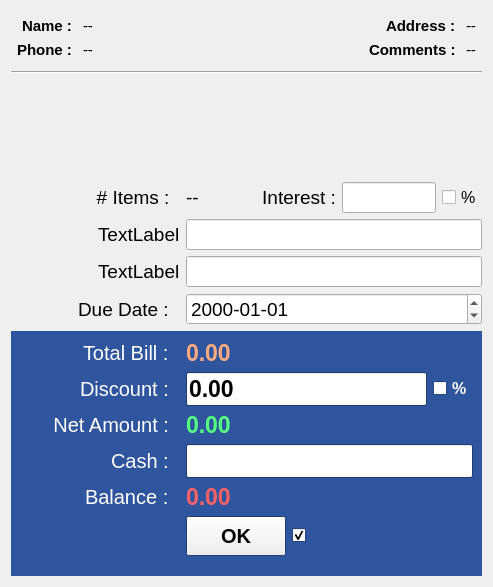
<?xml version="1.0" encoding="UTF-8"?>
<ui version="4.0">
 <class>SinglePaymentWidget</class>
 <widget class="QWidget" name="SinglePaymentWidget">
  <property name="geometry">
   <rect>
    <x>0</x>
    <y>0</y>
    <width>493</width>
    <height>587</height>
   </rect>
  </property>
  <property name="windowTitle">
   <string>Form</string>
  </property>
  <layout class="QVBoxLayout" name="verticalLayout">
   <item>
    <widget class="QWidget" name="widget_2" native="true">
     <property name="sizePolicy">
      <sizepolicy hsizetype="Preferred" vsizetype="Maximum">
       <horstretch>0</horstretch>
       <verstretch>0</verstretch>
      </sizepolicy>
     </property>
     <property name="autoFillBackground">
      <bool>true</bool>
     </property>
     <layout class="QHBoxLayout" name="horizontalLayout">
      <property name="leftMargin">
       <number>0</number>
      </property>
      <property name="topMargin">
       <number>0</number>
      </property>
      <property name="rightMargin">
       <number>0</number>
      </property>
      <property name="bottomMargin">
       <number>0</number>
      </property>
      <item>
       <layout class="QHBoxLayout" name="horizontalLayout_3">
        <property name="spacing">
         <number>6</number>
        </property>
        <property name="leftMargin">
         <number>6</number>
        </property>
        <property name="topMargin">
         <number>6</number>
        </property>
        <property name="rightMargin">
         <number>6</number>
        </property>
        <property name="bottomMargin">
         <number>6</number>
        </property>
        <item>
         <layout class="QFormLayout" name="formLayout_4">
          <property name="labelAlignment">
           <set>Qt::AlignRight|Qt::AlignTrailing|Qt::AlignVCenter</set>
          </property>
          <item row="0" column="0">
           <widget class="QLabel" name="label">
            <property name="font">
             <font>
              <pointsize>11</pointsize>
              <weight>75</weight>
              <italic>false</italic>
              <bold>true</bold>
             </font>
            </property>
            <property name="text">
             <string>Name : </string>
            </property>
           </widget>
          </item>
          <item row="0" column="1">
           <widget class="QLabel" name="nameText">
            <property name="font">
             <font>
              <pointsize>11</pointsize>
              <weight>50</weight>
              <bold>false</bold>
             </font>
            </property>
            <property name="text">
             <string>--</string>
            </property>
           </widget>
          </item>
          <item row="1" column="0">
           <widget class="QLabel" name="label_7">
            <property name="font">
             <font>
              <pointsize>11</pointsize>
              <weight>75</weight>
              <italic>false</italic>
              <bold>true</bold>
             </font>
            </property>
            <property name="text">
             <string>Phone : </string>
            </property>
           </widget>
          </item>
          <item row="1" column="1">
           <widget class="QLabel" name="phoneText">
            <property name="font">
             <font>
              <pointsize>11</pointsize>
              <weight>50</weight>
              <bold>false</bold>
             </font>
            </property>
            <property name="text">
             <string>--</string>
            </property>
           </widget>
          </item>
         </layout>
        </item>
        <item>
         <spacer name="horizontalSpacer_3">
          <property name="orientation">
           <enum>Qt::Horizontal</enum>
          </property>
          <property name="sizeHint" stdset="0">
           <size>
            <width>40</width>
            <height>20</height>
           </size>
          </property>
         </spacer>
        </item>
        <item>
         <layout class="QFormLayout" name="formLayout_3">
          <property name="labelAlignment">
           <set>Qt::AlignRight|Qt::AlignTrailing|Qt::AlignVCenter</set>
          </property>
          <item row="0" column="0">
           <widget class="QLabel" name="label_10">
            <property name="font">
             <font>
              <pointsize>11</pointsize>
              <weight>75</weight>
              <italic>false</italic>
              <bold>true</bold>
             </font>
            </property>
            <property name="text">
             <string>Address : </string>
            </property>
           </widget>
          </item>
          <item row="0" column="1">
           <widget class="QLabel" name="addressText">
            <property name="font">
             <font>
              <pointsize>11</pointsize>
              <weight>50</weight>
              <bold>false</bold>
             </font>
            </property>
            <property name="text">
             <string>--</string>
            </property>
            <property name="wordWrap">
             <bool>true</bool>
            </property>
           </widget>
          </item>
          <item row="1" column="0">
           <widget class="QLabel" name="label_8">
            <property name="font">
             <font>
              <pointsize>11</pointsize>
              <weight>75</weight>
              <italic>false</italic>
              <bold>true</bold>
             </font>
            </property>
            <property name="text">
             <string>Comments : </string>
            </property>
           </widget>
          </item>
          <item row="1" column="1">
           <widget class="QLabel" name="commentsText">
            <property name="sizePolicy">
             <sizepolicy hsizetype="Preferred" vsizetype="Expanding">
              <horstretch>0</horstretch>
              <verstretch>0</verstretch>
             </sizepolicy>
            </property>
            <property name="font">
             <font>
              <pointsize>11</pointsize>
              <weight>50</weight>
              <bold>false</bold>
             </font>
            </property>
            <property name="text">
             <string>--</string>
            </property>
            <property name="wordWrap">
             <bool>true</bool>
            </property>
           </widget>
          </item>
         </layout>
        </item>
       </layout>
      </item>
     </layout>
    </widget>
   </item>
   <item>
    <widget class="Line" name="line">
     <property name="orientation">
      <enum>Qt::Horizontal</enum>
     </property>
    </widget>
   </item>
   <item>
    <layout class="QHBoxLayout" name="horizontalLayout_4">
     <item>
      <widget class="QToolButton" name="cashBtn">
       <property name="sizePolicy">
        <sizepolicy hsizetype="Fixed" vsizetype="Fixed">
         <horstretch>0</horstretch>
         <verstretch>0</verstretch>
        </sizepolicy>
       </property>
       <property name="minimumSize">
        <size>
         <width>80</width>
         <height>80</height>
        </size>
       </property>
       <property name="maximumSize">
        <size>
         <width>80</width>
         <height>80</height>
        </size>
       </property>
       <property name="font">
        <font>
         <weight>75</weight>
         <bold>true</bold>
        </font>
       </property>
       <property name="text">
        <string/>
       </property>
       <property name="checkable">
        <bool>true</bool>
       </property>
       <property name="toolButtonStyle">
        <enum>Qt::ToolButtonTextUnderIcon</enum>
       </property>
       <property name="autoRaise">
        <bool>true</bool>
       </property>
      </widget>
     </item>
     <item>
      <widget class="QToolButton" name="creditBtn">
       <property name="sizePolicy">
        <sizepolicy hsizetype="Fixed" vsizetype="Fixed">
         <horstretch>0</horstretch>
         <verstretch>0</verstretch>
        </sizepolicy>
       </property>
       <property name="minimumSize">
        <size>
         <width>80</width>
         <height>80</height>
        </size>
       </property>
       <property name="maximumSize">
        <size>
         <width>80</width>
         <height>80</height>
        </size>
       </property>
       <property name="font">
        <font>
         <weight>75</weight>
         <bold>true</bold>
        </font>
       </property>
       <property name="text">
        <string/>
       </property>
       <property name="checkable">
        <bool>true</bool>
       </property>
       <property name="toolButtonStyle">
        <enum>Qt::ToolButtonTextUnderIcon</enum>
       </property>
       <property name="autoRaise">
        <bool>true</bool>
       </property>
      </widget>
     </item>
     <item>
      <widget class="QToolButton" name="chequeBtn">
       <property name="sizePolicy">
        <sizepolicy hsizetype="Fixed" vsizetype="Fixed">
         <horstretch>0</horstretch>
         <verstretch>0</verstretch>
        </sizepolicy>
       </property>
       <property name="minimumSize">
        <size>
         <width>80</width>
         <height>80</height>
        </size>
       </property>
       <property name="maximumSize">
        <size>
         <width>80</width>
         <height>80</height>
        </size>
       </property>
       <property name="font">
        <font>
         <weight>75</weight>
         <bold>true</bold>
        </font>
       </property>
       <property name="text">
        <string/>
       </property>
       <property name="checkable">
        <bool>true</bool>
       </property>
       <property name="toolButtonStyle">
        <enum>Qt::ToolButtonTextUnderIcon</enum>
       </property>
       <property name="autoRaise">
        <bool>true</bool>
       </property>
      </widget>
     </item>
     <item>
      <widget class="QToolButton" name="creditCardBtn">
       <property name="sizePolicy">
        <sizepolicy hsizetype="Minimum" vsizetype="Minimum">
         <horstretch>0</horstretch>
         <verstretch>0</verstretch>
        </sizepolicy>
       </property>
       <property name="minimumSize">
        <size>
         <width>80</width>
         <height>80</height>
        </size>
       </property>
       <property name="maximumSize">
        <size>
         <width>80</width>
         <height>80</height>
        </size>
       </property>
       <property name="font">
        <font>
         <weight>75</weight>
         <bold>true</bold>
        </font>
       </property>
       <property name="text">
        <string/>
       </property>
       <property name="checkable">
        <bool>true</bool>
       </property>
       <property name="toolButtonStyle">
        <enum>Qt::ToolButtonTextUnderIcon</enum>
       </property>
       <property name="autoRaise">
        <bool>true</bool>
       </property>
      </widget>
     </item>
     <item>
      <widget class="QToolButton" name="loyalityCardBtn">
       <property name="sizePolicy">
        <sizepolicy hsizetype="Minimum" vsizetype="Minimum">
         <horstretch>0</horstretch>
         <verstretch>0</verstretch>
        </sizepolicy>
       </property>
       <property name="minimumSize">
        <size>
         <width>80</width>
         <height>80</height>
        </size>
       </property>
       <property name="maximumSize">
        <size>
         <width>80</width>
         <height>80</height>
        </size>
       </property>
       <property name="font">
        <font>
         <weight>75</weight>
         <bold>true</bold>
        </font>
       </property>
       <property name="text">
        <string/>
       </property>
       <property name="checkable">
        <bool>true</bool>
       </property>
       <property name="toolButtonStyle">
        <enum>Qt::ToolButtonTextUnderIcon</enum>
       </property>
       <property name="autoRaise">
        <bool>true</bool>
       </property>
      </widget>
     </item>
    </layout>
   </item>
   <item>
    <spacer name="verticalSpacer">
     <property name="orientation">
      <enum>Qt::Vertical</enum>
     </property>
     <property name="sizeType">
      <enum>QSizePolicy::Fixed</enum>
     </property>
     <property name="sizeHint" stdset="0">
      <size>
       <width>20</width>
       <height>16</height>
      </size>
     </property>
    </spacer>
   </item>
   <item>
    <layout class="QFormLayout" name="formLayout_2">
     <property name="labelAlignment">
      <set>Qt::AlignRight|Qt::AlignTrailing|Qt::AlignVCenter</set>
     </property>
     <item row="0" column="0">
      <widget class="QLabel" name="label_3">
       <property name="sizePolicy">
        <sizepolicy hsizetype="Expanding" vsizetype="Preferred">
         <horstretch>0</horstretch>
         <verstretch>0</verstretch>
        </sizepolicy>
       </property>
       <property name="minimumSize">
        <size>
         <width>169</width>
         <height>0</height>
        </size>
       </property>
       <property name="font">
        <font>
         <pointsize>14</pointsize>
        </font>
       </property>
       <property name="text">
        <string># Items :  </string>
       </property>
       <property name="alignment">
        <set>Qt::AlignRight|Qt::AlignTrailing|Qt::AlignVCenter</set>
       </property>
      </widget>
     </item>
     <item row="0" column="1">
      <layout class="QHBoxLayout" name="horizontalLayout_6">
       <item>
        <widget class="QLabel" name="noOfItemsLbl">
         <property name="sizePolicy">
          <sizepolicy hsizetype="MinimumExpanding" vsizetype="Preferred">
           <horstretch>0</horstretch>
           <verstretch>0</verstretch>
          </sizepolicy>
         </property>
         <property name="minimumSize">
          <size>
           <width>70</width>
           <height>0</height>
          </size>
         </property>
         <property name="maximumSize">
          <size>
           <width>70</width>
           <height>16777215</height>
          </size>
         </property>
         <property name="font">
          <font>
           <pointsize>14</pointsize>
          </font>
         </property>
         <property name="text">
          <string>--</string>
         </property>
        </widget>
       </item>
       <item>
        <widget class="QLabel" name="label_4">
         <property name="font">
          <font>
           <pointsize>14</pointsize>
          </font>
         </property>
         <property name="text">
          <string>Interest :</string>
         </property>
         <property name="alignment">
          <set>Qt::AlignRight|Qt::AlignTrailing|Qt::AlignVCenter</set>
         </property>
        </widget>
       </item>
       <item>
        <layout class="QHBoxLayout" name="horizontalLayout_7">
         <item>
          <widget class="QLineEdit" name="lineEdit">
           <property name="font">
            <font>
             <pointsize>14</pointsize>
            </font>
           </property>
          </widget>
         </item>
         <item>
          <widget class="QCheckBox" name="interestPercentageCB">
           <property name="font">
            <font>
             <pointsize>12</pointsize>
            </font>
           </property>
           <property name="text">
            <string>%</string>
           </property>
          </widget>
         </item>
        </layout>
       </item>
      </layout>
     </item>
     <item row="1" column="0">
      <widget class="QLabel" name="lbl1">
       <property name="sizePolicy">
        <sizepolicy hsizetype="Expanding" vsizetype="Preferred">
         <horstretch>0</horstretch>
         <verstretch>0</verstretch>
        </sizepolicy>
       </property>
       <property name="minimumSize">
        <size>
         <width>0</width>
         <height>0</height>
        </size>
       </property>
       <property name="font">
        <font>
         <pointsize>14</pointsize>
        </font>
       </property>
       <property name="text">
        <string>TextLabel</string>
       </property>
      </widget>
     </item>
     <item row="1" column="1">
      <widget class="QLineEdit" name="txt1">
       <property name="sizePolicy">
        <sizepolicy hsizetype="MinimumExpanding" vsizetype="Fixed">
         <horstretch>0</horstretch>
         <verstretch>0</verstretch>
        </sizepolicy>
       </property>
       <property name="font">
        <font>
         <pointsize>14</pointsize>
        </font>
       </property>
      </widget>
     </item>
     <item row="2" column="0">
      <widget class="QLabel" name="lbl2">
       <property name="sizePolicy">
        <sizepolicy hsizetype="Expanding" vsizetype="Preferred">
         <horstretch>0</horstretch>
         <verstretch>0</verstretch>
        </sizepolicy>
       </property>
       <property name="font">
        <font>
         <pointsize>14</pointsize>
        </font>
       </property>
       <property name="text">
        <string>TextLabel</string>
       </property>
      </widget>
     </item>
     <item row="2" column="1">
      <widget class="QLineEdit" name="txt2">
       <property name="sizePolicy">
        <sizepolicy hsizetype="MinimumExpanding" vsizetype="Fixed">
         <horstretch>0</horstretch>
         <verstretch>0</verstretch>
        </sizepolicy>
       </property>
       <property name="font">
        <font>
         <pointsize>14</pointsize>
        </font>
       </property>
      </widget>
     </item>
     <item row="3" column="0">
      <widget class="QLabel" name="dateLbl">
       <property name="sizePolicy">
        <sizepolicy hsizetype="Expanding" vsizetype="Preferred">
         <horstretch>0</horstretch>
         <verstretch>0</verstretch>
        </sizepolicy>
       </property>
       <property name="font">
        <font>
         <pointsize>14</pointsize>
        </font>
       </property>
       <property name="text">
        <string>Due Date :  </string>
       </property>
      </widget>
     </item>
     <item row="3" column="1">
      <widget class="QDateEdit" name="dateEdit">
       <property name="sizePolicy">
        <sizepolicy hsizetype="MinimumExpanding" vsizetype="Fixed">
         <horstretch>0</horstretch>
         <verstretch>0</verstretch>
        </sizepolicy>
       </property>
       <property name="font">
        <font>
         <pointsize>14</pointsize>
        </font>
       </property>
       <property name="displayFormat">
        <string>yyyy-MM-dd</string>
       </property>
      </widget>
     </item>
    </layout>
   </item>
   <item>
    <widget class="QWidget" name="widget" native="true">
     <property name="sizePolicy">
      <sizepolicy hsizetype="Preferred" vsizetype="Expanding">
       <horstretch>0</horstretch>
       <verstretch>0</verstretch>
      </sizepolicy>
     </property>
     <property name="palette">
      <palette>
       <active>
        <colorrole role="Base">
         <brush brushstyle="SolidPattern">
          <color alpha="255">
           <red>255</red>
           <green>255</green>
           <blue>255</blue>
          </color>
         </brush>
        </colorrole>
        <colorrole role="Window">
         <brush brushstyle="SolidPattern">
          <color alpha="255">
           <red>46</red>
           <green>85</green>
           <blue>157</blue>
          </color>
         </brush>
        </colorrole>
       </active>
       <inactive>
        <colorrole role="Base">
         <brush brushstyle="SolidPattern">
          <color alpha="255">
           <red>255</red>
           <green>255</green>
           <blue>255</blue>
          </color>
         </brush>
        </colorrole>
        <colorrole role="Window">
         <brush brushstyle="SolidPattern">
          <color alpha="255">
           <red>46</red>
           <green>85</green>
           <blue>157</blue>
          </color>
         </brush>
        </colorrole>
       </inactive>
       <disabled>
        <colorrole role="Base">
         <brush brushstyle="SolidPattern">
          <color alpha="255">
           <red>46</red>
           <green>85</green>
           <blue>157</blue>
          </color>
         </brush>
        </colorrole>
        <colorrole role="Window">
         <brush brushstyle="SolidPattern">
          <color alpha="255">
           <red>46</red>
           <green>85</green>
           <blue>157</blue>
          </color>
         </brush>
        </colorrole>
       </disabled>
      </palette>
     </property>
     <property name="autoFillBackground">
      <bool>true</bool>
     </property>
     <layout class="QFormLayout" name="formLayout">
      <property name="labelAlignment">
       <set>Qt::AlignRight|Qt::AlignTrailing|Qt::AlignVCenter</set>
      </property>
      <item row="0" column="0">
       <widget class="QLabel" name="label_5">
        <property name="palette">
         <palette>
          <active>
           <colorrole role="WindowText">
            <brush brushstyle="SolidPattern">
             <color alpha="255">
              <red>255</red>
              <green>255</green>
              <blue>255</blue>
             </color>
            </brush>
           </colorrole>
          </active>
          <inactive>
           <colorrole role="WindowText">
            <brush brushstyle="SolidPattern">
             <color alpha="255">
              <red>255</red>
              <green>255</green>
              <blue>255</blue>
             </color>
            </brush>
           </colorrole>
          </inactive>
          <disabled>
           <colorrole role="WindowText">
            <brush brushstyle="SolidPattern">
             <color alpha="255">
              <red>120</red>
              <green>120</green>
              <blue>120</blue>
             </color>
            </brush>
           </colorrole>
          </disabled>
         </palette>
        </property>
        <property name="font">
         <font>
          <pointsize>15</pointsize>
         </font>
        </property>
        <property name="text">
         <string>Total Bill :  </string>
        </property>
       </widget>
      </item>
      <item row="0" column="1">
       <widget class="QLabel" name="totalBillLbl">
        <property name="palette">
         <palette>
          <active>
           <colorrole role="WindowText">
            <brush brushstyle="SolidPattern">
             <color alpha="255">
              <red>255</red>
              <green>170</green>
              <blue>127</blue>
             </color>
            </brush>
           </colorrole>
          </active>
          <inactive>
           <colorrole role="WindowText">
            <brush brushstyle="SolidPattern">
             <color alpha="255">
              <red>255</red>
              <green>170</green>
              <blue>127</blue>
             </color>
            </brush>
           </colorrole>
          </inactive>
          <disabled>
           <colorrole role="WindowText">
            <brush brushstyle="SolidPattern">
             <color alpha="255">
              <red>120</red>
              <green>120</green>
              <blue>120</blue>
             </color>
            </brush>
           </colorrole>
          </disabled>
         </palette>
        </property>
        <property name="font">
         <font>
          <pointsize>17</pointsize>
          <weight>75</weight>
          <bold>true</bold>
         </font>
        </property>
        <property name="text">
         <string>0.00</string>
        </property>
       </widget>
      </item>
      <item row="1" column="0">
       <widget class="QLabel" name="label_11">
        <property name="palette">
         <palette>
          <active>
           <colorrole role="WindowText">
            <brush brushstyle="SolidPattern">
             <color alpha="255">
              <red>255</red>
              <green>255</green>
              <blue>255</blue>
             </color>
            </brush>
           </colorrole>
          </active>
          <inactive>
           <colorrole role="WindowText">
            <brush brushstyle="SolidPattern">
             <color alpha="255">
              <red>255</red>
              <green>255</green>
              <blue>255</blue>
             </color>
            </brush>
           </colorrole>
          </inactive>
          <disabled>
           <colorrole role="WindowText">
            <brush brushstyle="SolidPattern">
             <color alpha="255">
              <red>120</red>
              <green>120</green>
              <blue>120</blue>
             </color>
            </brush>
           </colorrole>
          </disabled>
         </palette>
        </property>
        <property name="font">
         <font>
          <pointsize>15</pointsize>
          <weight>50</weight>
          <bold>false</bold>
         </font>
        </property>
        <property name="text">
         <string>Discount :  </string>
        </property>
       </widget>
      </item>
      <item row="1" column="1">
       <layout class="QHBoxLayout" name="horizontalLayout_5">
        <item>
         <widget class="QLineEdit" name="discountText">
          <property name="palette">
           <palette>
            <active>
             <colorrole role="Text">
              <brush brushstyle="SolidPattern">
               <color alpha="255">
                <red>0</red>
                <green>0</green>
                <blue>0</blue>
               </color>
              </brush>
             </colorrole>
             <colorrole role="Base">
              <brush brushstyle="SolidPattern">
               <color alpha="255">
                <red>255</red>
                <green>255</green>
                <blue>255</blue>
               </color>
              </brush>
             </colorrole>
            </active>
            <inactive>
             <colorrole role="Text">
              <brush brushstyle="SolidPattern">
               <color alpha="255">
                <red>0</red>
                <green>0</green>
                <blue>0</blue>
               </color>
              </brush>
             </colorrole>
             <colorrole role="Base">
              <brush brushstyle="SolidPattern">
               <color alpha="255">
                <red>255</red>
                <green>255</green>
                <blue>255</blue>
               </color>
              </brush>
             </colorrole>
            </inactive>
            <disabled>
             <colorrole role="Text">
              <brush brushstyle="SolidPattern">
               <color alpha="255">
                <red>120</red>
                <green>120</green>
                <blue>120</blue>
               </color>
              </brush>
             </colorrole>
             <colorrole role="Base">
              <brush brushstyle="SolidPattern">
               <color alpha="255">
                <red>0</red>
                <green>0</green>
                <blue>0</blue>
               </color>
              </brush>
             </colorrole>
            </disabled>
           </palette>
          </property>
          <property name="font">
           <font>
            <pointsize>17</pointsize>
            <weight>75</weight>
            <bold>true</bold>
           </font>
          </property>
          <property name="text">
           <string>0.00</string>
          </property>
         </widget>
        </item>
        <item>
         <widget class="QCheckBox" name="percentageCB">
          <property name="palette">
           <palette>
            <active>
             <colorrole role="WindowText">
              <brush brushstyle="SolidPattern">
               <color alpha="255">
                <red>255</red>
                <green>255</green>
                <blue>255</blue>
               </color>
              </brush>
             </colorrole>
            </active>
            <inactive>
             <colorrole role="WindowText">
              <brush brushstyle="SolidPattern">
               <color alpha="255">
                <red>255</red>
                <green>255</green>
                <blue>255</blue>
               </color>
              </brush>
             </colorrole>
            </inactive>
            <disabled>
             <colorrole role="WindowText">
              <brush brushstyle="SolidPattern">
               <color alpha="255">
                <red>120</red>
                <green>120</green>
                <blue>120</blue>
               </color>
              </brush>
             </colorrole>
            </disabled>
           </palette>
          </property>
          <property name="font">
           <font>
            <pointsize>12</pointsize>
            <weight>75</weight>
            <bold>true</bold>
           </font>
          </property>
          <property name="text">
           <string>%</string>
          </property>
         </widget>
        </item>
       </layout>
      </item>
      <item row="2" column="0">
       <widget class="QLabel" name="label_2">
        <property name="minimumSize">
         <size>
          <width>160</width>
          <height>0</height>
         </size>
        </property>
        <property name="palette">
         <palette>
          <active>
           <colorrole role="WindowText">
            <brush brushstyle="SolidPattern">
             <color alpha="255">
              <red>255</red>
              <green>255</green>
              <blue>255</blue>
             </color>
            </brush>
           </colorrole>
           <colorrole role="Base">
            <brush brushstyle="SolidPattern">
             <color alpha="255">
              <red>255</red>
              <green>255</green>
              <blue>255</blue>
             </color>
            </brush>
           </colorrole>
           <colorrole role="Window">
            <brush brushstyle="SolidPattern">
             <color alpha="255">
              <red>0</red>
              <green>0</green>
              <blue>0</blue>
             </color>
            </brush>
           </colorrole>
          </active>
          <inactive>
           <colorrole role="WindowText">
            <brush brushstyle="SolidPattern">
             <color alpha="255">
              <red>255</red>
              <green>255</green>
              <blue>255</blue>
             </color>
            </brush>
           </colorrole>
           <colorrole role="Base">
            <brush brushstyle="SolidPattern">
             <color alpha="255">
              <red>255</red>
              <green>255</green>
              <blue>255</blue>
             </color>
            </brush>
           </colorrole>
           <colorrole role="Window">
            <brush brushstyle="SolidPattern">
             <color alpha="255">
              <red>0</red>
              <green>0</green>
              <blue>0</blue>
             </color>
            </brush>
           </colorrole>
          </inactive>
          <disabled>
           <colorrole role="WindowText">
            <brush brushstyle="SolidPattern">
             <color alpha="255">
              <red>120</red>
              <green>120</green>
              <blue>120</blue>
             </color>
            </brush>
           </colorrole>
           <colorrole role="Base">
            <brush brushstyle="SolidPattern">
             <color alpha="255">
              <red>0</red>
              <green>0</green>
              <blue>0</blue>
             </color>
            </brush>
           </colorrole>
           <colorrole role="Window">
            <brush brushstyle="SolidPattern">
             <color alpha="255">
              <red>0</red>
              <green>0</green>
              <blue>0</blue>
             </color>
            </brush>
           </colorrole>
          </disabled>
         </palette>
        </property>
        <property name="font">
         <font>
          <pointsize>15</pointsize>
          <weight>50</weight>
          <bold>false</bold>
         </font>
        </property>
        <property name="text">
         <string>Net Amount :  </string>
        </property>
        <property name="alignment">
         <set>Qt::AlignRight|Qt::AlignTrailing|Qt::AlignVCenter</set>
        </property>
       </widget>
      </item>
      <item row="2" column="1">
       <widget class="QLabel" name="netAmountLbl">
        <property name="palette">
         <palette>
          <active>
           <colorrole role="WindowText">
            <brush brushstyle="SolidPattern">
             <color alpha="255">
              <red>85</red>
              <green>255</green>
              <blue>127</blue>
             </color>
            </brush>
           </colorrole>
          </active>
          <inactive>
           <colorrole role="WindowText">
            <brush brushstyle="SolidPattern">
             <color alpha="255">
              <red>85</red>
              <green>255</green>
              <blue>127</blue>
             </color>
            </brush>
           </colorrole>
          </inactive>
          <disabled>
           <colorrole role="WindowText">
            <brush brushstyle="SolidPattern">
             <color alpha="255">
              <red>120</red>
              <green>120</green>
              <blue>120</blue>
             </color>
            </brush>
           </colorrole>
          </disabled>
         </palette>
        </property>
        <property name="font">
         <font>
          <pointsize>17</pointsize>
          <weight>75</weight>
          <bold>true</bold>
         </font>
        </property>
        <property name="text">
         <string>0.00</string>
        </property>
       </widget>
      </item>
      <item row="3" column="0">
       <widget class="QLabel" name="paymentType">
        <property name="palette">
         <palette>
          <active>
           <colorrole role="WindowText">
            <brush brushstyle="SolidPattern">
             <color alpha="255">
              <red>255</red>
              <green>255</green>
              <blue>255</blue>
             </color>
            </brush>
           </colorrole>
          </active>
          <inactive>
           <colorrole role="WindowText">
            <brush brushstyle="SolidPattern">
             <color alpha="255">
              <red>255</red>
              <green>255</green>
              <blue>255</blue>
             </color>
            </brush>
           </colorrole>
          </inactive>
          <disabled>
           <colorrole role="WindowText">
            <brush brushstyle="SolidPattern">
             <color alpha="255">
              <red>120</red>
              <green>120</green>
              <blue>120</blue>
             </color>
            </brush>
           </colorrole>
          </disabled>
         </palette>
        </property>
        <property name="font">
         <font>
          <pointsize>15</pointsize>
          <weight>50</weight>
          <bold>false</bold>
         </font>
        </property>
        <property name="text">
         <string>Cash :  </string>
        </property>
       </widget>
      </item>
      <item row="3" column="1">
       <widget class="QLineEdit" name="cashText">
        <property name="palette">
         <palette>
          <active>
           <colorrole role="Text">
            <brush brushstyle="SolidPattern">
             <color alpha="255">
              <red>0</red>
              <green>0</green>
              <blue>0</blue>
             </color>
            </brush>
           </colorrole>
           <colorrole role="Base">
            <brush brushstyle="SolidPattern">
             <color alpha="255">
              <red>255</red>
              <green>255</green>
              <blue>255</blue>
             </color>
            </brush>
           </colorrole>
          </active>
          <inactive>
           <colorrole role="Text">
            <brush brushstyle="SolidPattern">
             <color alpha="255">
              <red>0</red>
              <green>0</green>
              <blue>0</blue>
             </color>
            </brush>
           </colorrole>
           <colorrole role="Base">
            <brush brushstyle="SolidPattern">
             <color alpha="255">
              <red>255</red>
              <green>255</green>
              <blue>255</blue>
             </color>
            </brush>
           </colorrole>
          </inactive>
          <disabled>
           <colorrole role="Text">
            <brush brushstyle="SolidPattern">
             <color alpha="255">
              <red>120</red>
              <green>120</green>
              <blue>120</blue>
             </color>
            </brush>
           </colorrole>
           <colorrole role="Base">
            <brush brushstyle="SolidPattern">
             <color alpha="255">
              <red>0</red>
              <green>0</green>
              <blue>0</blue>
             </color>
            </brush>
           </colorrole>
          </disabled>
         </palette>
        </property>
        <property name="font">
         <font>
          <pointsize>17</pointsize>
          <weight>75</weight>
          <bold>true</bold>
         </font>
        </property>
       </widget>
      </item>
      <item row="4" column="0">
       <widget class="QLabel" name="label_6">
        <property name="palette">
         <palette>
          <active>
           <colorrole role="WindowText">
            <brush brushstyle="SolidPattern">
             <color alpha="255">
              <red>255</red>
              <green>255</green>
              <blue>255</blue>
             </color>
            </brush>
           </colorrole>
          </active>
          <inactive>
           <colorrole role="WindowText">
            <brush brushstyle="SolidPattern">
             <color alpha="255">
              <red>255</red>
              <green>255</green>
              <blue>255</blue>
             </color>
            </brush>
           </colorrole>
          </inactive>
          <disabled>
           <colorrole role="WindowText">
            <brush brushstyle="SolidPattern">
             <color alpha="255">
              <red>120</red>
              <green>120</green>
              <blue>120</blue>
             </color>
            </brush>
           </colorrole>
          </disabled>
         </palette>
        </property>
        <property name="font">
         <font>
          <pointsize>15</pointsize>
          <weight>50</weight>
          <bold>false</bold>
         </font>
        </property>
        <property name="text">
         <string>Balance :  </string>
        </property>
       </widget>
      </item>
      <item row="4" column="1">
       <widget class="QLabel" name="balanceLbl">
        <property name="palette">
         <palette>
          <active>
           <colorrole role="WindowText">
            <brush brushstyle="SolidPattern">
             <color alpha="255">
              <red>255</red>
              <green>97</green>
              <blue>100</blue>
             </color>
            </brush>
           </colorrole>
          </active>
          <inactive>
           <colorrole role="WindowText">
            <brush brushstyle="SolidPattern">
             <color alpha="255">
              <red>255</red>
              <green>97</green>
              <blue>100</blue>
             </color>
            </brush>
           </colorrole>
          </inactive>
          <disabled>
           <colorrole role="WindowText">
            <brush brushstyle="SolidPattern">
             <color alpha="255">
              <red>120</red>
              <green>120</green>
              <blue>120</blue>
             </color>
            </brush>
           </colorrole>
          </disabled>
         </palette>
        </property>
        <property name="font">
         <font>
          <pointsize>17</pointsize>
          <weight>75</weight>
          <bold>true</bold>
         </font>
        </property>
        <property name="text">
         <string>0.00</string>
        </property>
       </widget>
      </item>
      <item row="5" column="0">
       <spacer name="horizontalSpacer">
        <property name="orientation">
         <enum>Qt::Horizontal</enum>
        </property>
        <property name="sizeHint" stdset="0">
         <size>
          <width>40</width>
          <height>20</height>
         </size>
        </property>
       </spacer>
      </item>
      <item row="5" column="1">
       <layout class="QHBoxLayout" name="horizontalLayout_2">
        <item>
         <widget class="QPushButton" name="okBtn">
          <property name="minimumSize">
           <size>
            <width>100</width>
            <height>40</height>
           </size>
          </property>
          <property name="font">
           <font>
            <pointsize>15</pointsize>
            <weight>75</weight>
            <bold>true</bold>
           </font>
          </property>
          <property name="text">
           <string>OK</string>
          </property>
         </widget>
        </item>
        <item>
         <widget class="QCheckBox" name="doPrintCB">
          <property name="text">
           <string/>
          </property>
          <property name="icon">
           <iconset>
            <normaloff>icons/print.png</normaloff>icons/print.png</iconset>
          </property>
          <property name="iconSize">
           <size>
            <width>20</width>
            <height>20</height>
           </size>
          </property>
          <property name="checked">
           <bool>true</bool>
          </property>
         </widget>
        </item>
        <item>
         <spacer name="horizontalSpacer_4">
          <property name="orientation">
           <enum>Qt::Horizontal</enum>
          </property>
          <property name="sizeHint" stdset="0">
           <size>
            <width>40</width>
            <height>20</height>
           </size>
          </property>
         </spacer>
        </item>
       </layout>
      </item>
     </layout>
    </widget>
   </item>
  </layout>
 </widget>
 <tabstops>
  <tabstop>cashText</tabstop>
  <tabstop>discountText</tabstop>
  <tabstop>percentageCB</tabstop>
  <tabstop>txt1</tabstop>
  <tabstop>txt2</tabstop>
  <tabstop>dateEdit</tabstop>
  <tabstop>cashBtn</tabstop>
  <tabstop>creditBtn</tabstop>
  <tabstop>chequeBtn</tabstop>
  <tabstop>creditCardBtn</tabstop>
  <tabstop>loyalityCardBtn</tabstop>
  <tabstop>doPrintCB</tabstop>
  <tabstop>okBtn</tabstop>
 </tabstops>
 <resources/>
 <connections/>
</ui>
